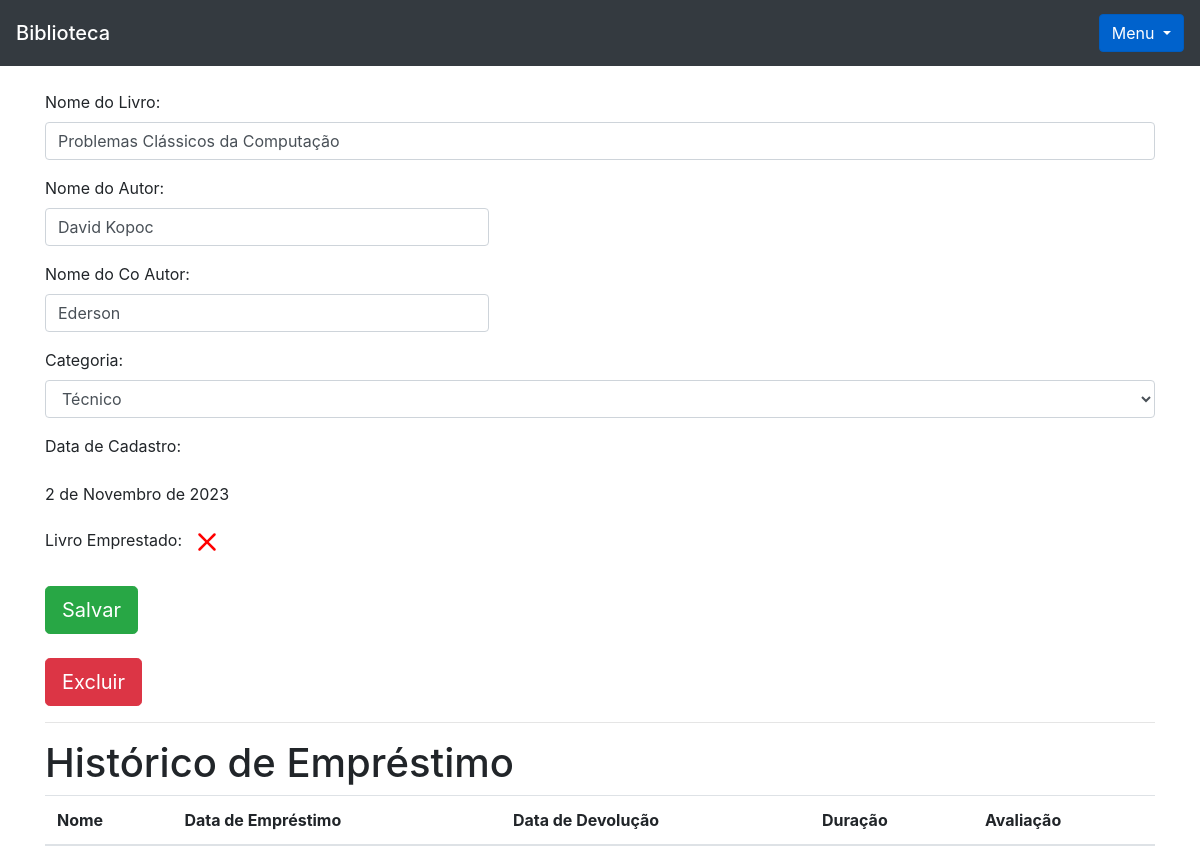
Screenshot of /livro/ver_livro/1 (signed in) with the database file from the repository.
### livro/models.py (models this page shows, shortened)
class Livros(models.Model):
    img = models.ImageField(upload_to='capa_livro',null=True, blank=True )
    nome = models.CharField(max_length=100)
    autor = models.CharField(max_length=30)
    co_autor = models.CharField(max_length=30, blank=True, null = True)
    data_cadastro = models.DateField( default = date.today)
    emprestado = models.BooleanField(default=False)
    categoria = models.ForeignKey(Categoria, on_delete=models.DO_NOTHING)
    usuario = models.ForeignKey(Usuario, on_delete=models.DO_NOTHING)
    class Meta:
        verbose_name = 'Livro'

### livro/views.py (the view)
# urls.py: path("ver_livro/<int:id>", views.ver_livro, name = 'ver_livro'),
def ver_livro(request, id):
    if request.session.get('usuario'):
        livro = Livros.objects.get(id = id)
        if request.session.get('usuario') == livro.usuario.id :
            categoria_livro = Categoria.objects.all()
            usuario = Usuario.objects.get(id = request.session['usuario'])
            emprestimos = Emprestimo.objects.filter(livro = livro)
            form = CadastroLivro()
            form.fields['usuario'].initial = request.session['usuario']
            form.fields['categoria'].queryset = Categoria.objects.filter(usuario= usuario)
            form_categoria = CategoriaLivro()
            usuarios = Usuario.objects.all()
            livros = Livros.objects.filter(usuario_id = request.session.get('usuario'))
            livros_emprestar = Livros.objects.filter(usuario = usuario).filter(emprestado = False)
            livros_emprestados = Livros.objects.filter(usuario = usuario ).filter(emprestado = True )
            return render(request, 'ver_livro.html', {  'livro': livro,
                                                        'categoria_livro': categoria_livro,
                                                        'emprestimos': emprestimos,
                                                        'usuario_logado': request.session.get('usuario'),
                                                        'form': form,
                                                        'id_livro': id,
                                                        'form_categoria':form_categoria,
                                                        'usuarios':usuarios,
                                                        'livros':livros,
                                                        'livros_emprestar':livros_emprestar,
                                                        'livros_emprestados':  livros_emprestados
                                                    })
        else:
            return redirect('/livro/home')
    return redirect('/auth/login/?status2')

### livro/forms.py
class CadastroLivro(forms.ModelForm):
    class Meta:
        model = Livros
        fields = ("__all__")
    def __init__(self, *args, **kwargs):
        super().__init__(*args, **kwargs)
        self.fields['usuario'].widget = forms.HiddenInput()

class CategoriaLivro(forms.Form):
    nome = forms.CharField(max_length=30)
    descricao = forms.CharField(max_length=60)
    def __init__(self, *args, **kwargs):
        super().__init__( *args, **kwargs)
        self.fields['descricao'].widget = forms.Textarea()

### livro/models.py (called while the page is built)
    def __str__(self) -> str:
        return self.nome

### livro/templates/ver_livro.html (shortened to what this page needs)
{% extends 'base.html' %}
{% load filtros %}
{% block 'conteudo' %}
<div class="container">
<br>
<form action="{% url 'alterar_livro' %}" method="POST">
            <p>
                <label>Nome do Livro:</label>
                    <input class="form-control" type="text" value="{{livro.nome}}" name="nome_livro"></input>
            </p>
            <p>
                <label>Nome do Autor:</label>
                    <input style="width: 40%;" class="form-control" type="text" value="{{livro.autor}}" name="autor" ></input>
            </p>
            <p>
                <label>Nome do Co Autor:</label>
                    <input style="width: 40%;" class="form-control" type="text" value="{{livro.co_autor}}" name="co_autor"></input>
            </p>
            <p>
            <label>Categoria:</label><br>
            <select name="categoria" style="width 20%;" class="form-control" name="categoria_id">
                {% for i in categoria_livro%}
                    {% if livro.categoria.nome == i.nome %}
                        <option selected value="{{i.id}}">{{i}}</option>
                    {% else %}
                        <option value="{{i.id}}">{{i}}</option>
                    {% endif %}
                {% endfor %}
            </select>
            </p>
            <p>
                <label>Data de Cadastro:</label>
                    <p>{{livro.data_cadastro}}</p>
            </p>
                <label>Livro Emprestado:</label>
            <br><br>
            <input type="submit" class="btn btn-success btn-lg" value="Salvar">
</form><br>
            <button type="button" class="btn btn-danger btn-lg" data-toggle="modal" data-target="#exampleModal2">
              Excluir
            </button>
<hr>
<h1> Histórico de Empréstimo</h1>
<table class="table table-striped">
    <thead>
      <tr>
        <th scope="col">Nome</th>
        <th scope="col">Data de Empréstimo</th>
        <th scope="col">Data de Devolução</th>
        <th scope="col">Duração</th>
        <th scope="col">Avaliação</th>
      </tr>
    </thead>
  </table>
</div>
{% endblock %}

### rows the page displays
Livros: nome_livro "Problemas Clássicos da Computação", autor "David Kopoc", co_autor "Ederson", data_cadastro "2 de Novembro de 2023"

### other values shown
form field categoria "Técnico"
